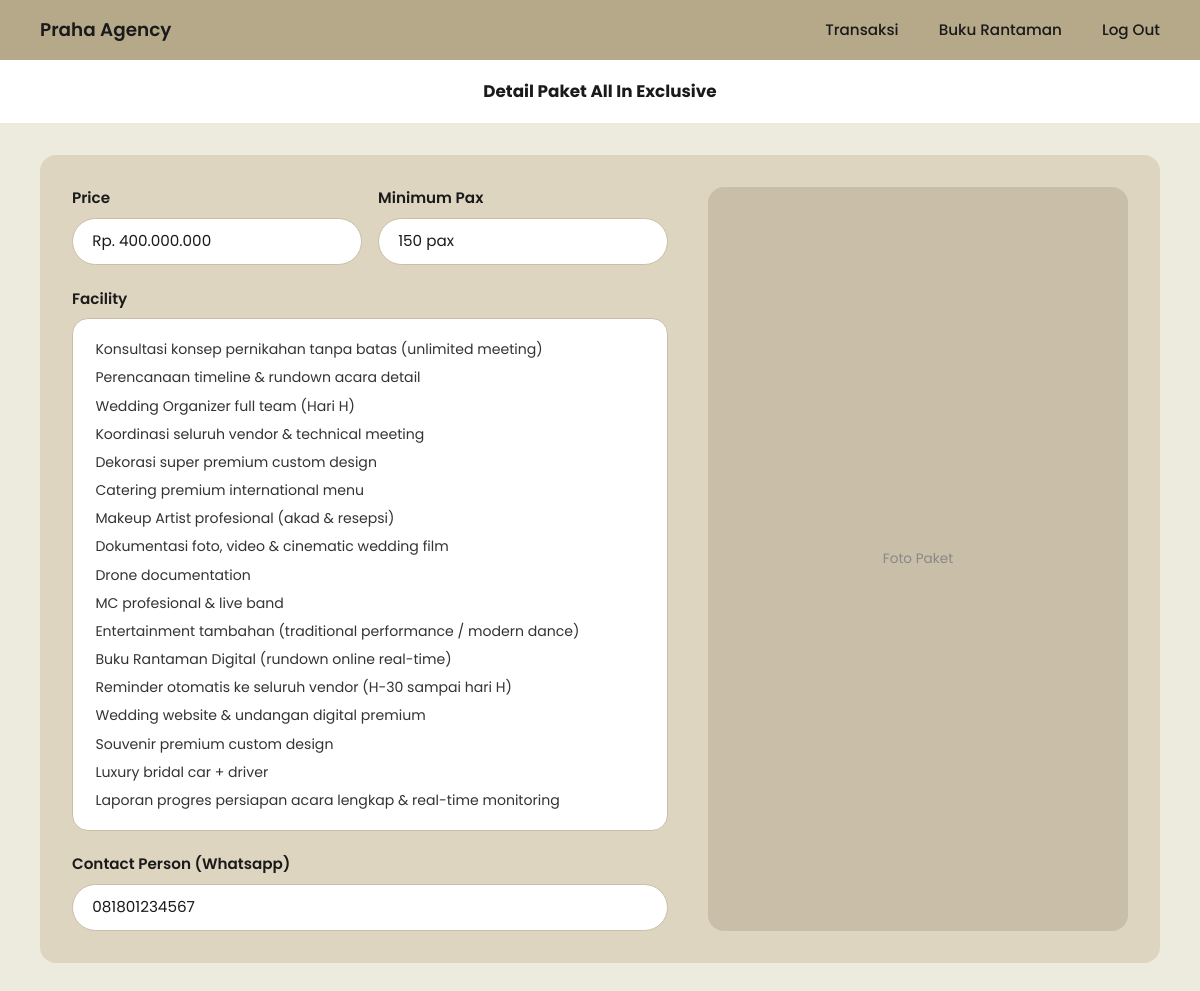
The page /client/allin.php on the database its author committed.
### tables this page shows
CREATE TABLE `paket` (
  `id_paket` int(11) NOT NULL,
  `nama_paket` varchar(100) NOT NULL,
  `harga` bigint(20) NOT NULL,
  `minimum_pax` int(11) NOT NULL,
  `facility` text NOT NULL,
  `contact_person` varchar(20) NOT NULL
);

### client/allin.php (the view, shortened to what this page needs)
<?php
include '../koneksi.php';
$query = "SELECT * FROM paket WHERE nama_paket = 'All In Exclusive' LIMIT 1";
$result = mysqli_query($conn, $query);
$data = mysqli_fetch_assoc($result);
$nama_paket = $data['nama_paket'];
$harga = $data['harga'];
$min_pax = $data['minimum_pax'];
$fasilitas = $data['facility'];
$contact = $data['contact_person'];
?>
<!DOCTYPE html>
<html lang="id">
<head>
  <link href="https://cdn.jsdelivr.net/npm/bootstrap@5.3.3/dist/css/bootstrap.min.css" rel="stylesheet" />
</head>
<body>
  <nav class="navbar-Praha">
    <a href="#" class="navbar-brand-text">Praha Agency</a>
    <ul class="navbar-links">
      <li><a href="dashboard_transaksi.php">Transaksi</a></li>
      <li><a href="bukurantaman.php">Buku Rantaman</a></li>
      <li><a href="login.php">Log Out</a></li>
    </ul>
  </nav>
  <div class="subheader">
    <p class="subheader-title">
      <?php echo "Detail Paket " . $nama_paket; ?>
    </p>
  </div>
  <div class="main-content">
    <div class="detail-card">
      <div class="info-col">
        <div class="price-row">
          <div class="field-group">
            <p class="section-label">Price</p>
            <div class="field-box">
            <?php echo "Rp. " . number_format($harga, 0, ',', '.'); ?>
            </div>
          </div>
          <div class="field-group">
            <p class="section-label">Minimum Pax</p>
            <div class="field-box">
           <?php echo $min_pax . " pax"; ?>
            </div>
          </div>
        </div>
        <p class="section-label">Facility</p>
        <div class="facility-box">
         <?php echo nl2br($fasilitas); ?>
        </div>
        <p class="section-label">Contact Person (Whatsapp)</p>
        <div class="field-box">
       <?php echo $contact; ?>
        </div>
      </div>
      <div class="photo-col">
        <div class="photo-placeholder" style="display:none;">Foto Paket</div>
      </div>
    </div>
  </div>
</body>
</html>

### client/allin.php (style rules this page uses)
* { font-family: 'Poppins', sans-serif; }
body { margin: 0; padding: 0; background-color: #EDEADE; }
.navbar-Praha { background-color: #b5a98a; padding: 1rem 2.5rem; display: flex; align-items: center; justify-content: space-between; }
.navbar-brand-text { font-size: 1.15rem; font-weight: 600; color: #1a1a1a; text-decoration: none; }
.navbar-links { display: flex; gap: 2.5rem; list-style: none; margin: 0; padding: 0; }
.navbar-links a { font-size: 0.95rem; font-weight: 500; color: #1a1a1a; text-decoration: none; transition: color 0.2s; }
.subheader { display: flex; align-items: center; justify-content: center; padding: 1.2rem 2.5rem; background-color: #fff; }
.subheader-title { font-size: 1.05rem; font-weight: 700; color: #1a1a1a; margin: 0; }
.main-content { padding: 2rem 2.5rem 3rem; }
.detail-card { background-color: #DDD5C0; border-radius: 16px; padding: 2rem 2rem 2rem; display: flex; gap: 2.5rem; align-items: stretch; }
.info-col { flex: 1; min-width: 0; display: flex; flex-direction: column; }
.photo-col { width: 420px; flex-shrink: 0; display: flex; flex-direction: column; }
.photo-placeholder { width: 100%; flex: 1; background-color: #c9bfa8; border-radius: 16px; display: flex; align-items: center; justify-content: center; color: #888; font-size: 0.85rem; }
.section-label { font-size: 0.95rem; font-weight: 600; color: #1a1a1a; margin-bottom: 0.5rem; margin-top: 1.4rem; }
.section-label:first-child { margin-top: 0; }
.field-box { background-color: #fff; border: 1.5px solid #c9bfa8; border-radius: 50px; padding: 0.7rem 1.2rem; font-size: 0.95rem; color: #1a1a1a; width: 100%; }
.price-row { display: flex; gap: 1rem; }
.price-row .field-group { flex: 1; }
.facility-box { background-color: #fff; border: 1.5px solid #c9bfa8; border-radius: 16px; padding: 1rem 1.4rem; font-size: 0.88rem; color: #333; line-height: 2; flex: 1; }

### rows shown on the page
paket: nama_paket "All In Exclusive", harga "400.000.000", minimum_pax "150", facility "Konsultasi konsep pernikahan tanpa batas (unlimited meeting) Perencanaan timeline & rundown acara detail Wedding Organizer full team (Hari H) Koordinasi seluruh vendor & technical meeting Dekorasi super premium custom design Catering premium international menu Makeup Artist profesional (akad & resepsi) Dokumentasi foto, video & cinematic wedding film Drone documentation MC profesional & live band Entertainment tambahan (traditional performance / modern dance) Buku Rantaman Digital (rundown online real-time) Reminder otomatis ke seluruh vendor (H-30 sampai hari H) Wedding website & undangan digital premium Souvenir premium custom design Luxury bridal car + driver Laporan progres persiapan…", contact_person "081801234567"
